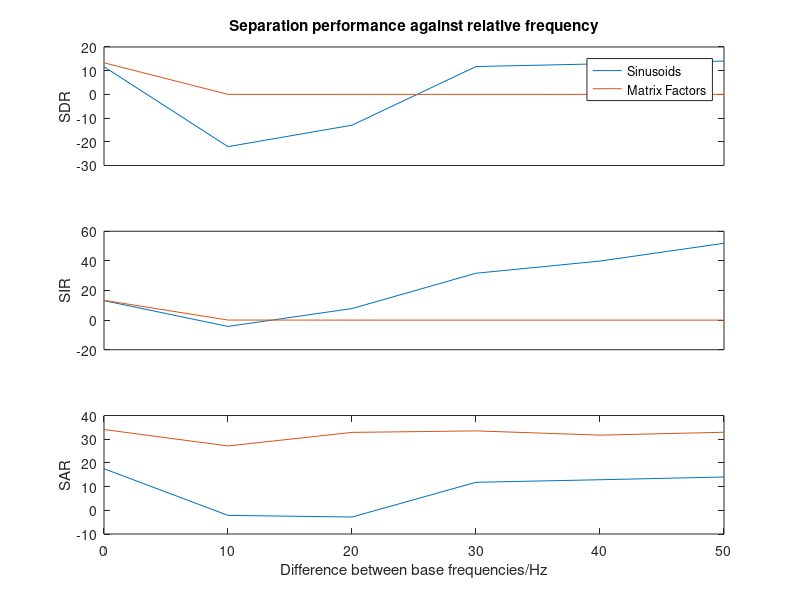

MATLAB code for this plot:
freq = [0, 10, 20, 30, 40, 50];
sinSDR = [11.6676, -22.0517, -13.0079, 11.7505, 12.8779, 14.0428];
sinSIR = [13.1501, -4.27103, 7.80673, 31.6438, 39.8788, 51.8908];
sinSAR = [17.5439, -2.13721, -2.83289, 11.8272, 12.9008, 14.0622];

matSDR = [13.3236, 0.00725665, 0.00129434, -0.00424634, -0.00789903, -0.00599553];
matSIR = [13.3735, 0.0351281, 0.0087878, 9.2862e-5, 0.00187707, 0.00141032];
matSAR = [34.0998, 27.1559, 32.8815, 33.5165, 31.7217, 32.9378];

figure
subplot(3, 1, 1)
plot(freq, sinSDR)
hold on
plot(freq, matSDR)
ylabel('SDR')
xticks([])
ylim([-30 20])
legend('Sinusoids', 'Matrix Factors')
title('Separation performance against relative frequency')

subplot(3, 1, 2)
plot(freq, sinSIR)
hold on
plot(freq, matSIR)
ylabel('SIR')
xticks([])
ylim([-20 60])

subplot(3, 1, 3)
plot(freq, sinSAR)
hold on
plot(freq, matSAR)
ylabel('SAR')
xlabel('Difference between base frequencies/Hz')
ylim([-10 40])